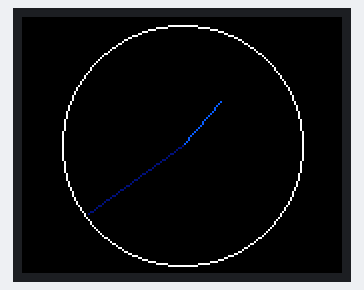
The program below on a simulated Arduino Mega 2560, built with avr-gcc and run on an emulated ATmega2560. On the bench: 160×128 colour display. The local clock reads 2024-03-15 10:24:30 at power-on unless the program sets it.

Above: at 1.1 s.
At 30.4 s:
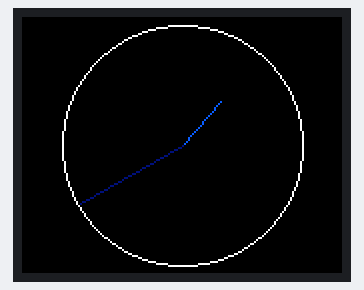
At 91.0 s:
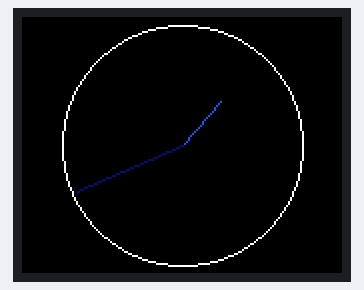

Measured:
- what the display in image 0 shows lasts 29.3 s, from 1.0 s to 30.3 s
- what the display in image 1 shows lasts 60.6 s, from 30.3 s to 90.9 s

The program:

main.cpp
```cpp
#include <Arduino.h>
#include <TFT.h>
#include <SPI.h>
#include <math.h>
#include "SparkFunDS1307RTC.h"

#define CS 53
#define DC 9
#define RST 8

TFT TFTscreen = TFT(CS,DC,RST);

uint8_t hour = 0;
uint8_t minute = 0;

void setup() {
  TFTscreen.begin();
  TFTscreen.background(0x00,0x00,0x00);
  rtc.begin();
  rtc.set24Hour(false);
  rtc.writeSQW(SQW_SQUARE_1);
}

void drawHand(uint16_t angle, uint16_t length, uint16_t color) {
  double x = length * cos((angle * (PI / 180)));
  double y = length * sin((angle * (PI / 180)));
  TFTscreen.drawLine(80,64,80 + x,64 + y,color);
}

void loop() {
  delay(1000);
  TFTscreen.stroke(0xFF,0xFF,0xFF);
  TFTscreen.circle(80,64,60);
  uint8_t readHour = rtc.getHour();
  uint8_t readMinute = rtc.getMinute();
  if(readHour != hour || readMinute != minute)
  {
    drawHand((hour * 30) + (minute / 2),29,0x0000);
    drawHand(minute * 6,58,0x0000);
    drawHand((readHour * 30) + (readMinute / 2),29,0x0AFF);
    drawHand(readMinute * 6,58,0x008F);
    hour = readHour;
    minute = readMinute;
  }
}
```
